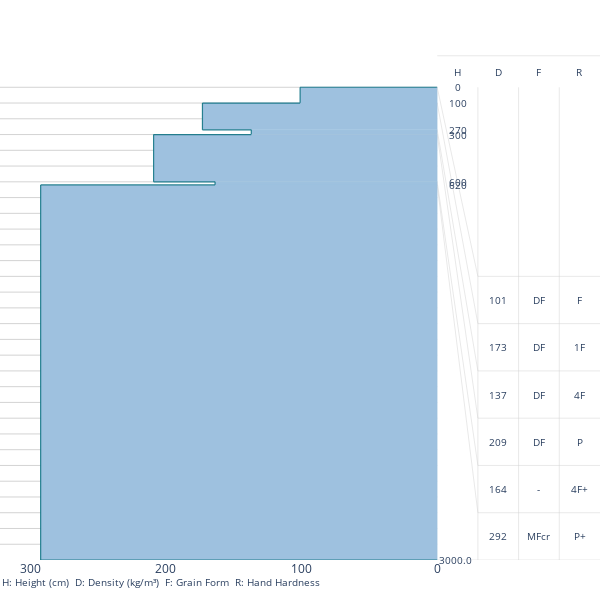

Notebook code for this chart:
### Code cell
snow_profile_fig = snow_profile(weaklayer=plot_weaklayer, layers=plot_layers)
snow_profile_fig.show()

### Figure 1 — Plotly figure (JSON) as saved in the notebook; plotly's stock layout.template omitted (floating-point values rounded to 4 significant figures)
{"data": [{"line": {"color": "lightgrey", "width": 1}, "mode": "lines", "showlegend": false, "type": "scatter", "x": [0, -322.2], "y": [0, 0]}, {"line": {"color": "lightgrey", "width": 1}, "mode": "lines", "showlegend": false, "type": "scatter", "x": [0, -322.2], "y": [100, 100]}, {"line": {"color": "lightgrey", "width": 1}, "mode": "lines", "showlegend": false, "type": "scatter", "x": [0, -322.2], "y": [200, 200]}, {"line": {"color": "lightgrey", "width": 1}, "mode": "lines", "showlegend": false, "type": "scatter", "x": [0, -322.2], "y": [300, 300]}, {"line": {"color": "lightgrey", "width": 1}, "mode": "lines", "showlegend": false, "type": "scatter", "x": [0, -322.2], "y": [400, 400]}, {"line": {"color": "lightgrey", "width": 1}, "mode": "lines", "showlegend": false, "type": "scatter", "x": [0, -322.2], "y": [500, 500]}, {"line": {"color": "lightgrey", "width": 1}, "mode": "lines", "showlegend": false, "type": "scatter", "x": [0, -322.2], "y": [600, 600]}, {"line": {"color": "lightgrey", "width": 1}, "mode": "lines", "showlegend": false, "type": "scatter", "x": [0, -322.2], "y": [700, 700]}, {"line": {"color": "lightgrey", "width": 1}, "mode": "lines", "showlegend": false, "type": "scatter", "x": [0, -322.2], "y": [800, 800]}, {"line": {"color": "lightgrey", "width": 1}, "mode": "lines", "showlegend": false, "type": "scatter", "x": [0, -322.2], "y": [900, 900]}, {"line": {"color": "lightgrey", "width": 1}, "mode": "lines", "showlegend": false, "type": "scatter", "x": [0, -322.2], "y": [1000, 1000]}, {"line": {"color": "lightgrey", "width": 1}, "mode": "lines", "showlegend": false, "type": "scatter", "x": [0, -322.2], "y": [1100, 1100]}, {"line": {"color": "lightgrey", "width": 1}, "mode": "lines", "showlegend": false, "type": "scatter", "x": [0, -322.2], "y": [1200, 1200]}, {"line": {"color": "lightgrey", "width": 1}, "mode": "lines", "showlegend": false, "type": "scatter", "x": [0, -322.2], "y": [1300, 1300]}, {"line": {"color": "lightgrey", "width": 1}, "mode": "lines", "showlegend": false, "type": "scatter", "x": [0, -322.2], "y": [1400, 1400]}, {"line": {"color": "lightgrey", "width": 1}, "mode": "lines", "showlegend": false, "type": "scatter", "x": [0, -322.2], "y": [1500, 1500]}, {"line": {"color": "lightgrey", "width": 1}, "mode": "lines", "showlegend": false, "type": "scatter", "x": [0, -322.2], "y": [1600, 1600]}, {"line": {"color": "lightgrey", "width": 1}, "mode": "lines", "showlegend": false, "type": "scatter", "x": [0, -322.2], "y": [1700, 1700]}, {"line": {"color": "lightgrey", "width": 1}, "mode": "lines", "showlegend": false, "type": "scatter", "x": [0, -322.2], "y": [1800, 1800]}, {"line": {"color": "lightgrey", "width": 1}, "mode": "lines", "showlegend": false, "type": "scatter", "x": [0, -322.2], "y": [1900, 1900]}, {"line": {"color": "lightgrey", "width": 1}, "mode": "lines", "showlegend": false, "type": "scatter", "x": [0, -322.2], "y": [2000, 2000]}, {"line": {"color": "lightgrey", "width": 1}, "mode": "lines", "showlegend": false, "type": "scatter", "x": [0, -322.2], "y": [2100, 2100]}, {"line": {"color": "lightgrey", "width": 1}, "mode": "lines", "showlegend": false, "type": "scatter", "x": [0, -322.2], "y": [2200, 2200]}, {"line": {"color": "lightgrey", "width": 1}, "mode": "lines", "showlegend": false, "type": "scatter", "x": [0, -322.2], "y": [2300, 2300]}, {"line": {"color": "lightgrey", "width": 1}, "mode": "lines", "showlegend": false, "type": "scatter", "x": [0, -322.2], "y": [2400, 2400]}, {"line": {"color": "lightgrey", "width": 1}, "mode": "lines", "showlegend": false, "type": "scatter", "x": [0, -322.2], "y": [2500, 2500]}, {"line": {"color": "lightgrey", "width": 1}, "mode": "lines", "showlegend": false, "type": "scatter", "x": [0, -322.2], "y": [2600, 2600]}, {"line": {"color": "lightgrey", "width": 1}, "mode": "lines", "showlegend": false, "type": "scatter", "x": [0, -322.2], "y": [2700, 2700]}, {"line": {"color": "lightgrey", "width": 1}, "mode": "lines", "showlegend": false, "type": "scatter", "x": [0, -322.2], "y": [2800, 2800]}, {"line": {"color": "lightgrey", "width": 1}, "mode": "lines", "showlegend": false, "type": "scatter", "x": [0, -322.2], "y": [2900, 2900]}], "layout": {"annotations": [{"font": {"size": 10}, "showarrow": false, "text": "0", "x": 15, "xanchor": "center", "y": 0, "yanchor": "middle"}, {"font": {"size": 10}, "showarrow": false, "text": "101", "x": 45, "xanchor": "center", "y": 1350, "yanchor": "middle"}, {"font": {"size": 10}, "showarrow": false, "text": "DF", "x": 75, "xanchor": "center", "y": 1350, "yanchor": "middle"}, {"font": {"size": 10}, "showarrow": false, "text": "F", "x": 105, "xanchor": "center", "y": 1350, "yanchor": "middle"}, {"font": {"size": 10}, "showarrow": false, "text": "100", "x": 15, "xanchor": "center", "y": 100, "yanchor": "middle"}, {"font": {"size": 10}, "showarrow": false, "text": "173", "x": 45, "xanchor": "center", "y": 1650, "yanchor": "middle"}, {"font": {"size": 10}, "showarrow": false, "text": "DF", "x": 75, "xanchor": "center", "y": 1650, "yanchor": "middle"}, {"font": {"size": 10}, "showarrow": false, "text": "1F", "x": 105, "xanchor": "center", "y": 1650, "yanchor": "middle"}, {"font": {"size": 10}, "showarrow": false, "text": "270", "x": 15, "xanchor": "center", "y": 270, "yanchor": "middle"}, {"font": {"size": 10}, "showarrow": false, "text": "137", "x": 45, "xanchor": "center", "y": 1950, "yanchor": "middle"}, {"font": {"size": 10}, "showarrow": false, "text": "DF", "x": 75, "xanchor": "center", "y": 1950, "yanchor": "middle"}, {"font": {"size": 10}, "showarrow": false, "text": "4F", "x": 105, "xanchor": "center", "y": 1950, "yanchor": "middle"}, {"font": {"size": 10}, "showarrow": false, "text": "300", "x": 15, "xanchor": "center", "y": 300, "yanchor": "middle"}, {"font": {"size": 10}, "showarrow": false, "text": "209", "x": 45, "xanchor": "center", "y": 2250, "yanchor": "middle"}, {"font": {"size": 10}, "showarrow": false, "text": "DF", "x": 75, "xanchor": "center", "y": 2250, "yanchor": "middle"}, {"font": {"size": 10}, "showarrow": false, "text": "P", "x": 105, "xanchor": "center", "y": 2250, "yanchor": "middle"}, {"font": {"size": 10}, "showarrow": false, "text": "600", "x": 15, "xanchor": "center", "y": 600, "yanchor": "middle"}, {"font": {"size": 10}, "showarrow": false, "text": "164", "x": 45, "xanchor": "center", "y": 2550, "yanchor": "middle"}, {"font": {"size": 10}, "showarrow": false, "text": "-", "x": 75, "xanchor": "center", "y": 2550, "yanchor": "middle"}, {"font": {"size": 10}, "showarrow": false, "text": "4F+", "x": 105, "xanchor": "center", "y": 2550, "yanchor": "middle"}, {"font": {"size": 10}, "showarrow": false, "text": "620", "x": 15, "xanchor": "center", "y": 620, "yanchor": "middle"}, {"font": {"size": 10}, "showarrow": false, "text": "292", "x": 45, "xanchor": "center", "y": 2850, "yanchor": "middle"}, {"font": {"size": 10}, "showarrow": false, "text": "MFcr", "x": 75, "xanchor": "center", "y": 2850, "yanchor": "middle"}, {"font": {"size": 10}, "showarrow": false, "text": "P+", "x": 105, "xanchor": "center", "y": 2850, "yanchor": "middle"}, {"font": {"size": 10}, "showarrow": false, "text": "3000.0", "x": 0, "xanchor": "left", "y": 3000, "yanchor": "middle"}, {"font": {"size": 10}, "showarrow": false, "text": "H", "x": 15, "xanchor": "center", "y": -100, "yanchor": "middle"}, {"font": {"size": 10}, "showarrow": false, "text": "D", "x": 45, "xanchor": "center", "y": -100, "yanchor": "middle"}, {"font": {"size": 10}, "showarrow": false, "text": "F", "x": 75, "xanchor": "center", "y": -100, "yanchor": "middle"}, {"font": {"size": 10}, "showarrow": false, "text": "R", "x": 105, "xanchor": "center", "y": -100, "yanchor": "middle"}, {"align": "left", "font": {"size": 10}, "showarrow": false, "text": "H: Height (cm)  D: Density (kg/m³)  F: Grain Form  R: Hand Hardness", "x": 0, "xref": "paper", "y": -0.06, "yref": "paper"}], "height": 600, "margin": {"b": 40, "l": 0, "r": 0, "t": 40}, "paper_bgcolor": "white", "plot_bgcolor": "white", "shapes": [{"fillcolor": "#9ec1df", "layer": "above", "line": {"color": "#9ec1df", "width": 0.4}, "type": "rect", "x0": -101, "x1": 0, "y0": 0, "y1": 100}, {"line": {"color": "rgba(4, 110, 124, 0.812)", "width": 1.2}, "type": "line", "x0": 0, "x1": -101, "y0": 0, "y1": 0}, {"line": {"color": "rgba(4, 110, 124, 0.812)", "width": 1.2}, "type": "line", "x0": -101, "x1": -101, "y0": 0, "y1": 100}, {"line": {"color": "lightgrey", "width": 0.5}, "type": "line", "x0": 30, "x1": 120, "y0": 1200, "y1": 1200}, {"line": {"color": "lightgrey", "width": 0.5}, "type": "line", "x0": 0, "x1": 30, "y0": 100, "y1": 1500}, {"fillcolor": "#9ec1df", "layer": "above", "line": {"color": "#9ec1df", "width": 0.4}, "type": "rect", "x0": -173, "x1": 0, "y0": 100, "y1": 270}, {"line": {"color": "rgba(4, 110, 124, 0.812)", "width": 1.2}, "type": "line", "x0": -101, "x1": -173, "y0": 100, "y1": 100}, {"line": {"color": "rgba(4, 110, 124, 0.812)", "width": 1.2}, "type": "line", "x0": -173, "x1": -173, "y0": 100, "y1": 270}, {"line": {"color": "lightgrey", "width": 0.5}, "type": "line", "x0": 30, "x1": 120, "y0": 1500, "y1": 1500}, {"line": {"color": "lightgrey", "width": 0.5}, "type": "line", "x0": 0, "x1": 30, "y0": 270, "y1": 1800}, {"fillcolor": "#9ec1df", "layer": "above", "line": {"color": "#9ec1df", "width": 0.4}, "type": "rect", "x0": -137, "x1": 0, "y0": 270, "y1": 300}, {"line": {"color": "rgba(4, 110, 124, 0.812)", "width": 1.2}, "type": "line", "x0": -173, "x1": -137, "y0": 270, "y1": 270}, {"line": {"color": "rgba(4, 110, 124, 0.812)", "width": 1.2}, "type": "line", "x0": -137, "x1": -137, "y0": 270, "y1": 300}, {"line": {"color": "lightgrey", "width": 0.5}, "type": "line", "x0": 30, "x1": 120, "y0": 1800, "y1": 1800}, {"line": {"color": "lightgrey", "width": 0.5}, "type": "line", "x0": 0, "x1": 30, "y0": 300, "y1": 2100}, {"fillcolor": "#9ec1df", "layer": "above", "line": {"color": "#9ec1df", "width": 0.4}, "type": "rect", "x0": -209, "x1": 0, "y0": 300, "y1": 600}, {"line": {"color": "rgba(4, 110, 124, 0.812)", "width": 1.2}, "type": "line", "x0": -137, "x1": -209, "y0": 300, "y1": 300}, {"line": {"color": "rgba(4, 110, 124, 0.812)", "width": 1.2}, "type": "line", "x0": -209, "x1": -209, "y0": 300, "y1": 600}, {"line": {"color": "lightgrey", "width": 0.5}, "type": "line", "x0": 30, "x1": 120, "y0": 2100, "y1": 2100}, {"line": {"color": "lightgrey", "width": 0.5}, "type": "line", "x0": 0, "x1": 30, "y0": 600, "y1": 2400}, {"fillcolor": "#9ec1df", "layer": "above", "line": {"color": "#9ec1df", "width": 0.4}, "type": "rect", "x0": -163.7, "x1": 0, "y0": 600, "y1": 620}, {"line": {"color": "rgba(4, 110, 124, 0.812)", "width": 1.2}, "type": "line", "x0": -209, "x1": -163.7, "y0": 600, "y1": 600}, {"line": {"color": "rgba(4, 110, 124, 0.812)", "width": 1.2}, "type": "line", "x0": -163.7, "x1": -163.7, "y0": 600, "y1": 620}, {"line": {"color": "lightgrey", "width": 0.5}, "type": "line", "x0": 30, "x1": 120, "y0": 2400, "y1": 2400}, {"line": {"color": "lightgrey", "width": 0.5}, "type": "line", "x0": 0, "x1": 30, "y0": 620, "y1": 2700}, {"fillcolor": "#9ec1df", "layer": "above", "line": {"color": "#9ec1df", "width": 0.4}, "type": "rect", "x0": -292.2, "x1": 0, "y0": 620, "y1": 3000}, {"line": {"color": "rgba(4, 110, 124, 0.812)", "width": 1.2}, "type": "line", "x0": -163.7, "x1": -292.2, "y0": 620, "y1": 620}, {"line": {"color": "rgba(4, 110, 124, 0.812)", "width": 1.2}, "type": "line", "x0": -292.2, "x1": -292.2, "y0": 620, "y1": 3000}, {"line": {"color": "lightgrey", "width": 0.5}, "type": "line", "x0": 30, "x1": 120, "y0": 2700, "y1": 2700}, {"line": {"color": "lightgrey", "width": 0.5}, "type": "line", "x0": 0, "x1": 30, "y0": 3000, "y1": 3000}, {"line": {"color": "rgba(4, 110, 124, 0.812)", "width": 1.2}, "type": "line", "x0": -292.2, "x1": 0, "y0": 3000, "y1": 3000}, {"line": {"color": "lightgrey", "width": 0.5}, "type": "line", "x0": 30, "x1": 120, "y0": 3000, "y1": 3000}, {"line": {"color": "lightgrey", "width": 0.5}, "type": "line", "x0": 0, "x1": 30, "y0": 0, "y1": 1200}, {"line": {"color": "lightgrey", "width": 0.5}, "type": "line", "x0": 30, "x1": 30, "y0": 0, "y1": 3000}, {"line": {"color": "lightgrey", "width": 0.5}, "type": "line", "x0": 60, "x1": 60, "y0": 0, "y1": 3000}, {"line": {"color": "lightgrey", "width": 0.5}, "type": "line", "x0": 90, "x1": 90, "y0": 0, "y1": 3000}, {"line": {"color": "lightgrey", "width": 0.5}, "type": "line", "x0": 0, "x1": 120, "y0": -200, "y1": -200}], "width": 600, "xaxis": {"autorange": false, "range": [-322.2, 120], "ticktext": ["400", "300", "200", "100", "0"], "tickvals": [-400, -300, -200, -100, 0]}, "yaxis": {"domain": [0, 1], "range": [3000, -300], "showticklabels": false, "zeroline": false, "zerolinecolor": "gray", "zerolinewidth": 1}}}
